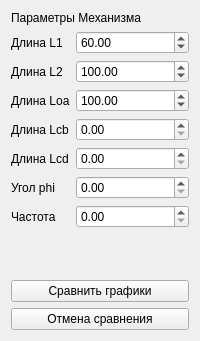
         <widget class="QWidget" name="widget_7" native="true">
          <property name="sizePolicy">
           <sizepolicy hsizetype="Fixed" vsizetype="Expanding">
            <horstretch>0</horstretch>
            <verstretch>0</verstretch>
           </sizepolicy>
          </property>
          <property name="minimumSize">
           <size>
            <width>100</width>
            <height>0</height>
           </size>
          </property>
          <property name="maximumSize">
           <size>
            <width>200</width>
            <height>16777215</height>
           </size>
          </property>
          <property name="baseSize">
           <size>
            <width>0</width>
            <height>0</height>
           </size>
          </property>
          <layout class="QVBoxLayout" name="verticalLayout_5">
           <item>
            <widget class="QLabel" name="label_19">
             <property name="text">
              <string>Параметры Механизма</string>
             </property>
            </widget>
           </item>
           <item>
            <layout class="QFormLayout" name="formLayout_4">
             <property name="fieldGrowthPolicy">
              <enum>QFormLayout::AllNonFixedFieldsGrow</enum>
             </property>
             <item row="1" column="0">
              <widget class="QLabel" name="label_20">
               <property name="text">
                <string>Длина L1</string>
               </property>
              </widget>
             </item>
             <item row="1" column="1">
              <widget class="QDoubleSpinBox" name="doubleSpinBox_L1_4">
               <property name="decimals">
                <number>2</number>
               </property>
               <property name="maximum">
                <double>100000.000000000000000</double>
               </property>
               <property name="value">
                <double>60.000000000000000</double>
               </property>
              </widget>
             </item>
             <item row="2" column="0">
              <widget class="QLabel" name="label_21">
               <property name="text">
                <string>Длина L2</string>
               </property>
              </widget>
             </item>
             <item row="2" column="1">
              <widget class="QDoubleSpinBox" name="doubleSpinBox_L2_4">
               <property name="maximum">
                <double>100000.000000000000000</double>
               </property>
               <property name="value">
                <double>100.000000000000000</double>
               </property>
              </widget>
             </item>
             <item row="3" column="0">
              <widget class="QLabel" name="label_22">
               <property name="text">
                <string>Длина Loa</string>
               </property>
              </widget>
             </item>
             <item row="3" column="1">
              <widget class="QDoubleSpinBox" name="doubleSpinBox_L3_4">
               <property name="maximum">
                <double>100000.000000000000000</double>
               </property>
               <property name="value">
                <double>100.000000000000000</double>
               </property>
              </widget>
             </item>
             <item row="6" column="0">
              <widget class="QLabel" name="label_23">
               <property name="text">
                <string>Угол phi </string>
               </property>
              </widget>
             </item>
             <item row="6" column="1">
              <widget class="QDoubleSpinBox" name="doubleSpinBox_phi_4">
               <property name="maximum">
                <double>360.000000000000000</double>
               </property>
              </widget>
             </item>
             <item row="7" column="0">
              <widget class="QLabel" name="label_24">
               <property name="text">
                <string>Частота</string>
               </property>
              </widget>
             </item>
             <item row="7" column="1">
              <widget class="QDoubleSpinBox" name="frequencySpinBox_4">
               <property name="maximum">
                <double>100000.000000000000000</double>
               </property>
              </widget>
             </item>
             <item row="4" column="0">
              <widget class="QLabel" name="label_12">
               <property name="text">
                <string>Длина Lcb</string>
               </property>
              </widget>
             </item>
             <item row="5" column="0">
              <widget class="QLabel" name="label_25">
               <property name="text">
                <string>Длина Lcd</string>
               </property>
              </widget>
             </item>
             <item row="4" column="1">
              <widget class="QDoubleSpinBox" name="doubleSpinBox_3"/>
             </item>
             <item row="5" column="1">
              <widget class="QDoubleSpinBox" name="doubleSpinBox_4"/>
             </item>
             <item row="8" column="1">
              <spacer name="verticalSpacer_4">
               <property name="orientation">
                <enum>Qt::Vertical</enum>
               </property>
               <property name="sizeHint" stdset="0">
                <size>
                 <width>20</width>
                 <height>40</height>
                </size>
               </property>
              </spacer>
             </item>
             <item row="9" column="0" colspan="2">
              <widget class="QPushButton" name="pushButton_8">
               <property name="text">
                <string>Сравнить графики</string>
               </property>
              </widget>
             </item>
             <item row="10" column="0" colspan="2">
              <widget class="QPushButton" name="pushButton_9">
               <property name="text">
                <string>Отмена сравнения</string>
               </property>
              </widget>
             </item>
            </layout>
           </item>
          </layout>
         </widget>
